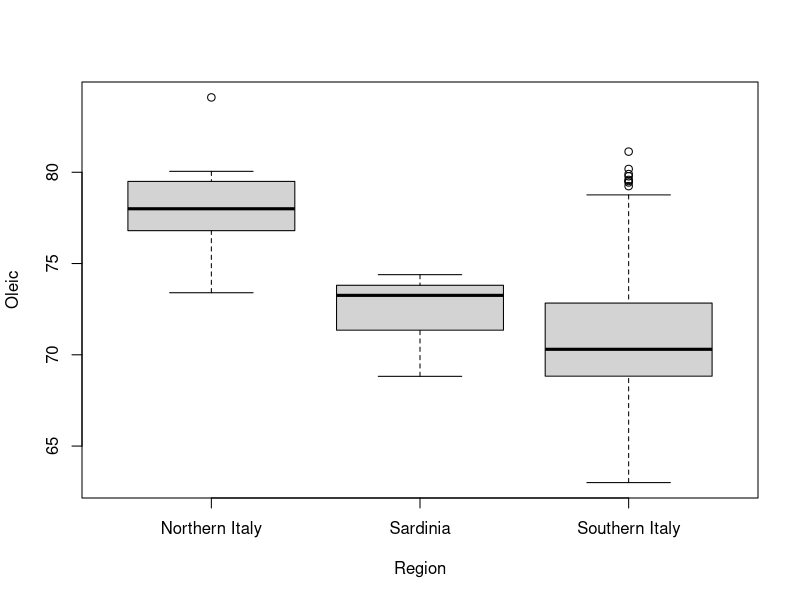
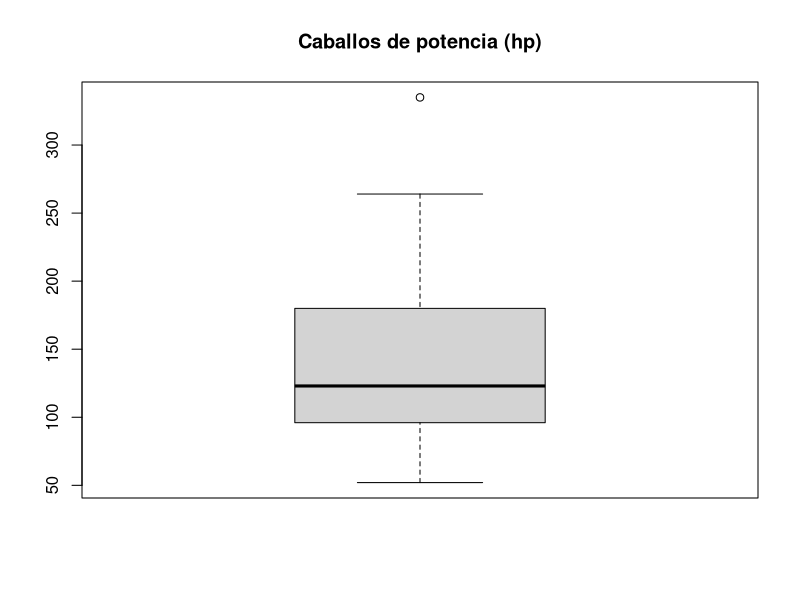
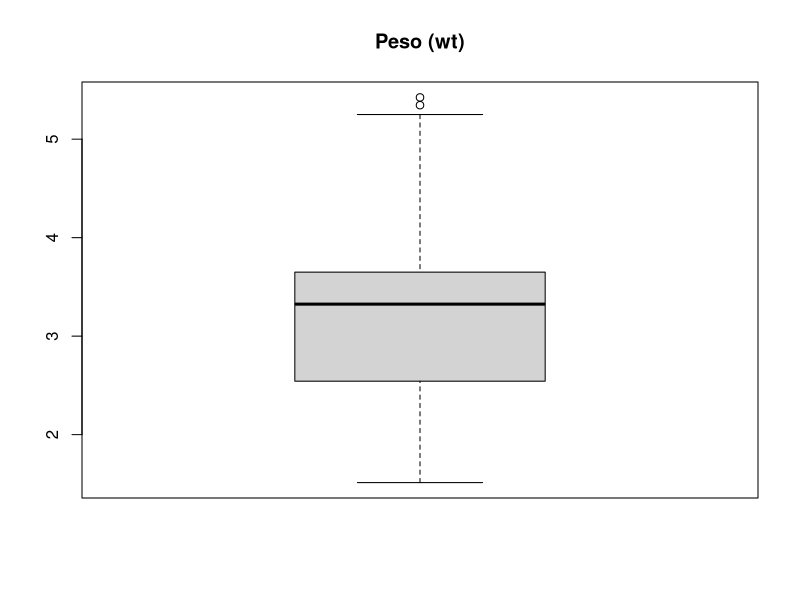
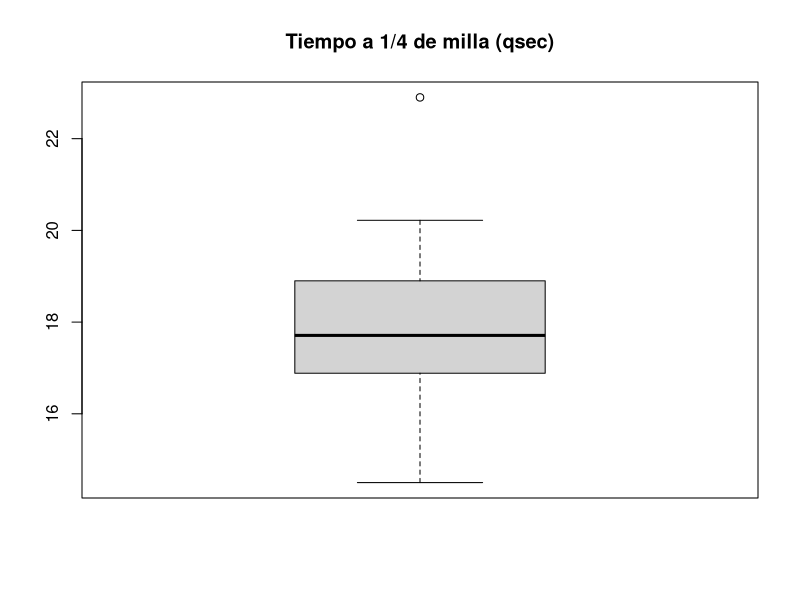
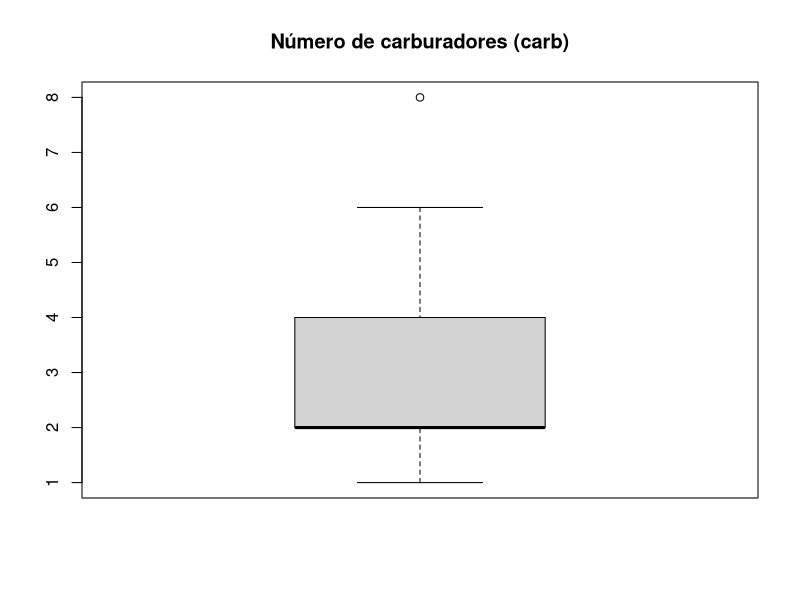
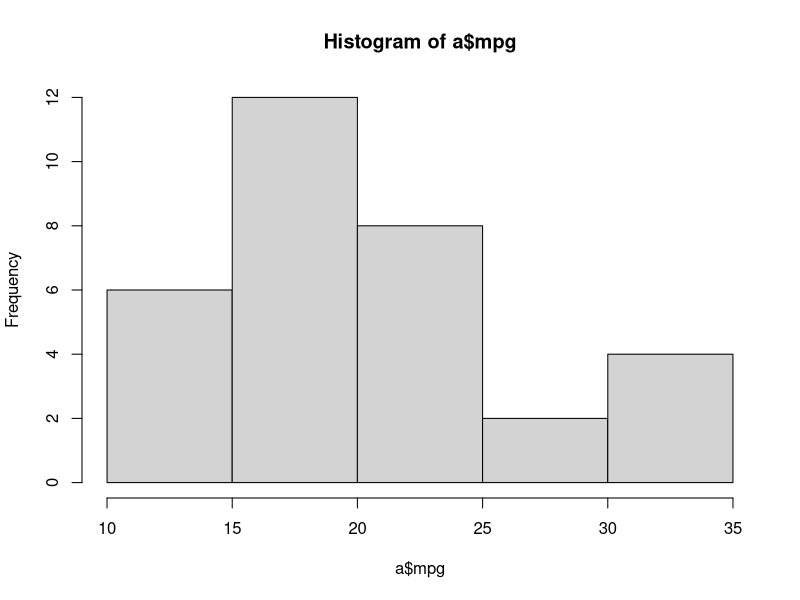
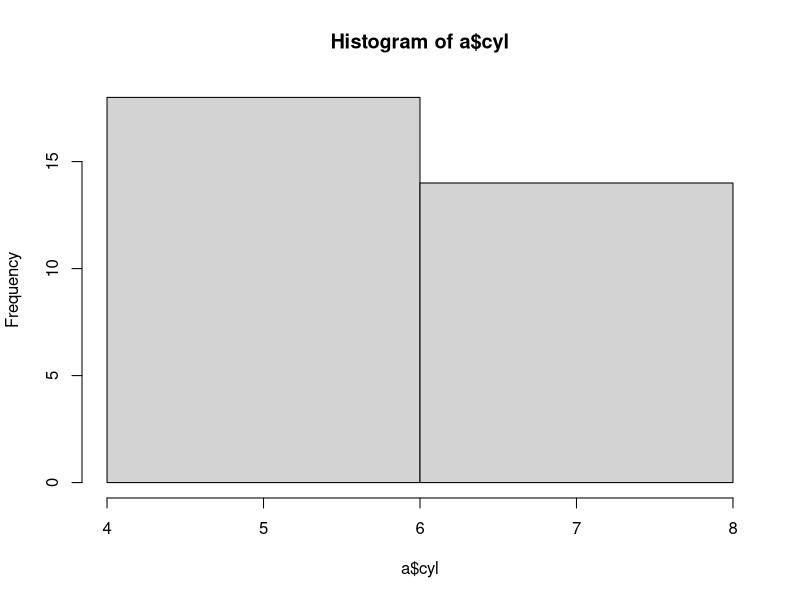
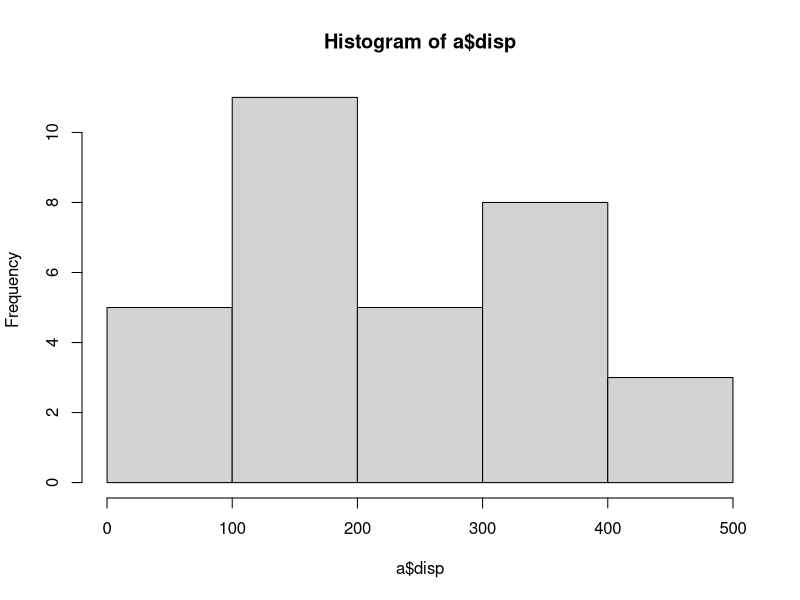

Recreate these plots in R, in order.
## ---- chunk 1
knitr::opts_chunk$set(echo = TRUE)
## ---- chunk 2
#IMPORTANTE: Las imágenes adjuntadas deben estar guardadas 
#en la misma carpeta en la que se encuentre el código.

## ---- chunk 3
packages = c("dslabs", "MASS", "scatterplot3d", "car")
## Se cargan o se instalan y cargan
package.check <- lapply(
  packages,
  FUN = function(x) {
    if (!require(x, character.only = TRUE)) {
      install.packages(x, dependencies = TRUE)
      library(x, character.only = TRUE)
    }
  }
)
## ---- chunk 4
boxplot(olive$oleic ~ olive$region, xlab='Region', ylab='Oleic')
## ---- chunk 5
#instalar libreria para la moda si no está instalada:
if(!require("modeest")){
    install.packages("modeest")
    library(modeest)
}
a<-mtcars

#Vector que almacena las medias estadísticas de cada una de las variables de
#mtcars en orden, es decir, (mpg,cyl,disp,...,gear,carb)
medias<-c() 

#Vector que almacena las modas estadísticas de cada una de las variables de
#mtcars en orden, es decir, (mpg,cyl,disp,...,gear,carb)
modas<-list()

#Vector que almacena las medianas estadísticas de cada una de las variables de
#mtcars en orden, es decir, (mpg,cyl,disp,...,gear,carb)
medianas<-c()

#Vector que almacena las desviaciones estandar de cada una de las variables de
#mtcars en orden, es decir, (mpg,cyl,disp,...,gear,carb)
desviaciones<-c()

for (i in seq_along(a)){
  media<-mean(a[[i]])
  medias<-c(medias,media)
  modas[[i]]<-mlv(a[[i]],method = "mfv")
  mediana<-median(a[[i]])
  medianas<-c(medianas,mediana)
  desviaciones<-c(desviaciones,sd(a[[i]]))
}

## ---- chunk 6
message("Vector de medias: ")
medias 

message("Vector de medianas: ")
medianas

message("Vector de modas: ")
modas

message("Vector de desviaciones estandar: ")
desviaciones

## ---- chunk 7
boxplot(a$hp, main="Caballos de potencia (hp)")
boxplot(a$wt, main="Peso (wt)")
boxplot(a$qsec, main="Tiempo a 1/4 de milla (qsec)")
boxplot(a$carb, main="Número de carburadores (carb)")

## ---- chunk 8
#histograma por variables
hist(a$mpg, breaks=5)
hist(a$cyl, breaks=2) #no tiene sentido que sean 5 intervalos, var. categorica
hist(a$disp, breaks=5)
hist(a$hp, breaks=4)
hist(a$drat, breaks=5)
hist(a$wt, breaks=5)
hist(a$qsec, breaks=5)
hist(a$vs, breaks=2) #no tiene sentido utilizar histograma, variable categ.
hist(a$am, breaks=5) #no tiene sentido usar histograma, mejor utilizar diagrama de barras, var. categ.
hist(a$gear,breaks=5) #mejor diagrama de barras, la variable es categorica
hist(a$carb,breaks=5) #no se puede con 5 intervalos
## ---- chunk 9
boxplot(a, col = rainbow(ncol(trees)), main="Boxplot de todas las variables")
## ---- chunk 10
scatterplotMatrix(~ +., data = olive, diagonal=list(method ="boxplot")) 
## ---- chunk 11
colors <- c("#999999", "#E69F00", "#56B4E9")  
colors <- colors[as.numeric(olive$region)]
p_cuatro <- scatterplot3d(olive$palmitic,olive$palmitoleic,olive$linoleic,pch = 16, color=colors,xlab="Palmitic", ylab="Palmitoleic", zlab="Linoleic")

legend(p_cuatro$xyz.convert(-3.0, 5, 14), legend = levels(olive$region), col =  c("#999999", "#E69F00", "#56B4E9"), pch = 16)
## ---- chunk 12
x1 <- c(-6, -3, -2, 1, 2, 5, 6, 8)
x2 <- c(-2, -3, 1, -1, 2, 1, 5, 3)


xb1<-mean(x1)
xb2<-mean(x2)

plot(x1,x2,xlab='x_1', ylab='x_2')

s11 = (1/8)*sum((x1-xb1)^2)
s22 = (1/8)*sum((x2-xb2)^2)
s12 =(1/8)*sum((x1-xb1)*(x2-xb2))
## ---- chunk 13
s11
s22
s12
## ---- chunk 14
x1_cosito = x1*cos(26*pi/180) + x2*sin(26*pi/180)
x2_cosito = -x1*sin(26*pi/180) + x2*cos(26*pi/180)
## ---- chunk 15
x1_cosito

x2_cosito
## ---- chunk 16
xb1_cosito <-mean(x1_cosito)
xb2_cosito <-mean(x2_cosito)

S_11_cosito = (1/8)*sum((x1_cosito-xb1_cosito)^2)
S_22_cosito = (1/8)*sum((x2_cosito-xb2_cosito)^2)
## ---- chunk 17
xb1_cosito
xb2_cosito
S_11_cosito
S_22_cosito
## ---- chunk 18
x1_nuevo_gorro = 4*cos(26*pi/180) - 2*sin(26*pi/180)
x2_nuevo_gorro = -4*sin(26*pi/180) -2*cos(26*pi/180)

distancia = sqrt(((x1_nuevo_gorro)^2/S_11_cosito)+((x2_nuevo_gorro)^2/S_22_cosito))
## ---- chunk 19
x1_nuevo_gorro
x2_nuevo_gorro
distancia
## ---- chunk 20
t = 26*pi/180
a = (cos(t)^2)*s11 + 2*sin(t)*cos(t)*s12 + (sin(t)^2)*s22
b = (cos(t)^2)*s22 - 2*sin(t)*cos(t)*s12 + (sin(t)^2)*s11

a11 = ((cos(t)^2)/a) + ((sin(t)^2)/b)
a22 = ((sin(t)^2)/a) + ((cos(t)^2)/b)
a12 = ((sin(t)*cos(t))/a) - ((sin(t)*cos(t))/b)

uno = a11*(16)
dos = a12*(-16)
tres = a22*4 

distancia_est = sqrt(uno+dos+tres)
## ---- chunk 21

a11
a22
a12
distancia_est
